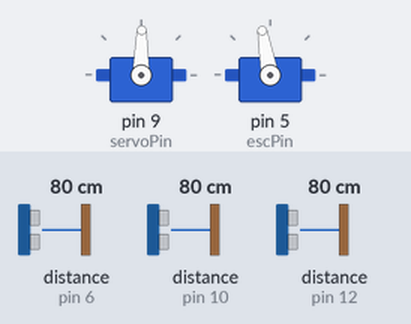
Bench run of a sketch on a simulated Arduino Uno, built with avr-gcc and run on an emulated ATmega328P. On the bench: 2 × servo. Wiring (inferred from the names in the program): 3 × ultrasonic range finder: trigger pin 7, echo pin 6 / trigger pin 11, echo pin 10 / trigger pin 13, echo pin 12. Inputs (shaded band) come from the test bench; at power-on: distance to the obstacle (sensors on pin 6, pin 10, pin 12) 80 cm. The echo pulse lasts 58.3 µs per cm; what the sketch prints to the serial monitor is not drawn.

Above: at 1.2 s.
1.3 s: distance to the obstacle (sensor on pin 6) set to 33 cm
4.3 s: distance to the obstacle (sensor on pin 6) set to 28 cm
At 4.7 s:
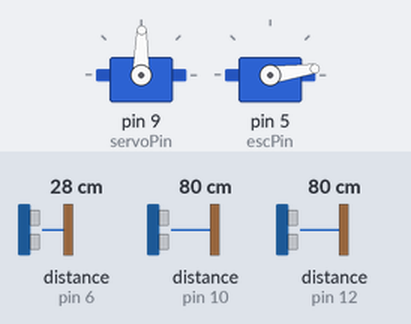
Timing chart, 0 to 7.3 s (numbered marks = the images above; inputs shaded):
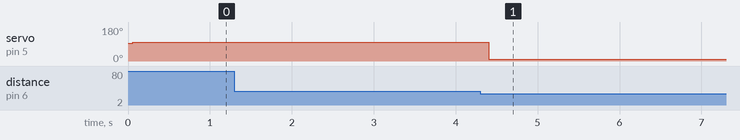

The sketch:

transport.ino
```cpp
#include <Servo.h>

//***************************** 핀 번호 *****************************//
int escPin = 5;   // esc 일반 모터 핀 번호
int servoPin = 9; // 서보 모터 핀 번호

//***************************** 변속 & 조향 조정 *****************************//
// 스피드 지정 96~177 속도 점점 증가 및 중간부터 풀스로틀
// 정지 8~22
int speeds[] = {8, 100, 101, 102, 103, 104};    // 실전 속도 코드
//int speeds[] = {8, 97, 98, 99, 100, 101};       // 교실 내 테스트 시 속도 조절 코드

// 각도 0, 14, 29, 44, 59, 74, 89(중립), 104, 119, 134, 149, 164, 179
// directions[6]이 중앙 전진 => 좌6단, 전진(6), 우6단
//int directions[] = {0, 14, 29, 44, 59, 74, 89, 104, 119, 134, 149, 164, 179};     // 15도씩
//int directions[] = {71, 74, 77, 80, 83, 86, 89, 92, 95, 98, 101, 104, 107, 110};  // 3도씩
int directions[] = {59, 64, 69, 74, 79, 84, 89, 94, 99, 104, 109, 114, 119};      // 5도씩

// 현재 속도 또는 조향 값
String input_data;              // 시리얼 통신으로 받아온 데이터
String text = "";               // 시리얼 통신으로 받아온 데이터에서 속도 또는 조향값 따로 받는 변수
int current_speed = 1;          // 현재 속도 값
int current_direction = 6;      // 현재 조향 값
int current_break = 0;          // 현재 브레이크 유무

//***************************** 초음파 센서 *****************************//
// 전방
int trig1 = 13;
int echo1 = 12;
// 우측
int trig2 = 11;
int echo2 = 10;
// 좌측
int trig3 = 7;
int echo3 = 6;

// 초음파 변수 설정(초음파 부딪혔다 오는 속도, 정면 거리, 우측 거리, 좌측 거리)
long duration, distanceC, distanceR, distanceL;

// 초음파 센서 정지 거리(cm)
//int distance = 60;
int distance = 30;

Servo esc;
Servo servo;

// 전진 :: 파라미터에 따른 속도 조절
void speedController(int speedStatus) {
  esc.write(speeds[speedStatus]);
  delay(1);
}

// 조향 :: x < 6(좌측) / 6(전방) / x > 6(우측)
void directionController(int directionStatus) {
//  speedController(3);
  servo.write(directions[directionStatus]);
  delay(190);
  servo.write(directions[6]);
}

void setup() {
  Serial.begin(9600);
  Serial.setTimeout(100);
  pinMode(servoPin, OUTPUT);
  pinMode(escPin, OUTPUT);

  servo.attach(servoPin);
  esc.attach(escPin);

  // bldc 모터, 서보 모터 초기화
  servo.write(89);
  esc.write(95);

  // 초음파 센서 초기화
  pinMode(trig1, OUTPUT);
  pinMode(echo1, INPUT);
  pinMode(trig2, OUTPUT);
  pinMode(echo2, INPUT);
  pinMode(trig3, OUTPUT);
  pinMode(echo3, INPUT);

//  speedController(1);
//  delay(1500);
}

void loop() {
  while(true) {
    if (current_break == 0) {
      Serial.println((String)"current_break : " + current_break);   // 현재 브레이크 유무

      // 초음파 센서 정면
      digitalWrite(trig1, LOW);
      delayMicroseconds(2);
      digitalWrite(trig1, HIGH);
      delayMicroseconds(10);
      digitalWrite(trig1, LOW);

      duration = pulseIn(echo1, HIGH); //물체에 반사되어돌아온 초음파의 시간을 변수에 저장합니다.
      distanceC = duration * 17 / 1000;

      Serial.print("\n정면 : ");
      Serial.print(distanceC); //측정된 물체로부터 거리값(cm값)
      Serial.println(" Cm");


      // 초음파 센서 우측
      digitalWrite(trig2, LOW);
      delayMicroseconds(2);
      digitalWrite(trig2, HIGH);
      delayMicroseconds(10);
      digitalWrite(trig2, LOW);

      duration = pulseIn(echo2, HIGH);
      distanceR = duration * 17 / 1000;

      Serial.print("\n우측 : ");
      Serial.print(distanceR);
      Serial.println(" Cm");


      // 초음파 센서 좌측
      digitalWrite(trig3, LOW);
      delayMicroseconds(2);
      digitalWrite(trig3, HIGH);
      delayMicroseconds(10);
      digitalWrite(trig3, LOW);

      duration = pulseIn(echo3, HIGH);
      distanceL = duration * 17 / 1000;

      Serial.print("\n좌측 : ");
      Serial.print(distanceL);
      Serial.println(" Cm");
      Serial.println("--------------------------------------");
      delay(10);

      if(distanceC < distance || distanceR < distance || distanceL < distance) {
          speedController(0);
          Serial.println("Stop it!!");
          break;
        } else {
          // 마지막으로 들어갔던 속도 기억 및 출발
          speedController(current_speed);
        }
    }

    while(Serial.available() > 0) {
      if(distanceC < distance || distanceR < distance || distanceL < distance) {
        String garbage = Serial.readString();   // 필요없는 Serial 데이터 버리기
        break;
      }

      // 시리얼 통신
      // 스레드 지원 X : 스레드를 읽고 값이 있으면 반영, 없으면 예외처리
      input_data = Serial.readString();

      Serial.println((String)"input Data " + input_data);

      if(input_data[0] == '1')
      {
        // Enter값이 들어가는 여부 확인 후 length-1 조절 필요
        for (int i = 1; i < input_data.length(); i++) {
          text += input_data[i];
          Serial.println((String)"input Speed Data : " + input_data[i]);
          Serial.println((String)"current_break : " + current_break);
        }
        current_speed = text.toInt();
        speedController(current_speed);
        if(current_speed == 0) {
            current_break = 1;
          } else if(1 || 2 || 3 || 4 || 5) {
            current_break = 0;
          }
      }
      else if(input_data[0] == '2')
      {
        for (int i = 1; i < input_data.length(); i++) {
          text += input_data[i];
          Serial.println((String)"input Direction Data : " + input_data[i]);
        }
        current_direction = text.toInt();
        directionController(current_direction);
      }
      else
      {
        Serial.println((String)"There's no value, so keep the current : " + input_data);
      }

      Serial.println((String)"text : " + text);
      text = "";
    }
  }
}
```

Measured:
- the behaviour switches between 31 and 30 cm on distance to the obstacle (sensor on pin 6) (found by bisection; images 0 and 1)
- after the input at 1.3 s, every drawn part: stays the same
- after the input at 4.3 s, servo on pin 5 (escPin): 100° → 8° after 0.10 s
